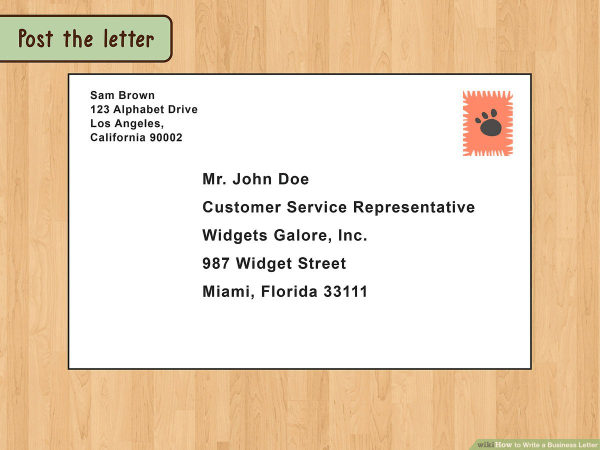
#> input picture document.jpg, 1200 x 900 px (shown at 1/2 size)
$ python pro35.py
#> lines starting #> are read from the running program, lines starting #| are printed output that depends on the picture
import cv2

def showImage(img,name="Image"):
    cv2.imshow(name,img)
    cv2.waitKey(0)

img = cv2.imread('document.jpg')
#> img is the input picture: shape (900, 1200, 3); mean B, G, R 189.1, 214.3, 235.3
showImage(img,"Main Image")

showImage(cv2.line(img.copy(),(100,100),(300,300),(0,0,255),2),"Line Image")
#> call 2 of showImage, with name = 'Line Image'
#> in showImage (call 2), `cv2.imshow(name,img)`:
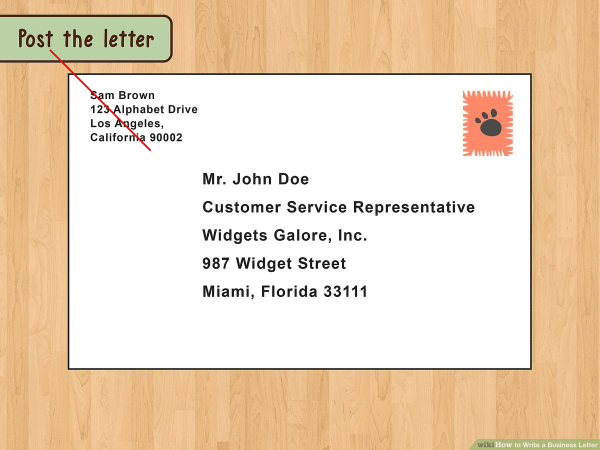
#> window 'Line Image': shape (900, 1200, 3) (shown at 1/2 size); mean B, G, R 188.9, 214.1, 235.3
showImage(cv2.arrowedLine(img.copy(),(300,300),(600,300),(0,255,0),3),"Arrow segment")
#> call 3 of showImage, with name = 'Arrow segment'
#> in showImage (call 3), `cv2.imshow(name,img)`:
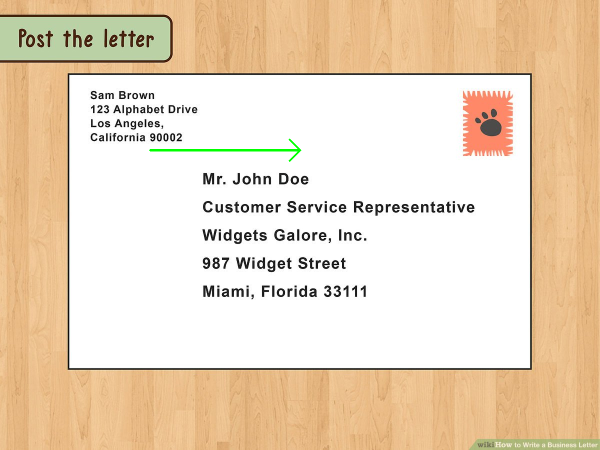
#> window 'Arrow segment': shape (900, 1200, 3) (shown at 1/2 size); mean B, G, R 188.7, 214.3, 234.9
showImage(cv2.ellipse(img.copy(),(600,600),(200,50),90,0,270,(255,0,0),-1),"Eclipse")
#> call 4 of showImage, with name = 'Eclipse'
#> in showImage (call 4), `cv2.imshow(name,img)`:
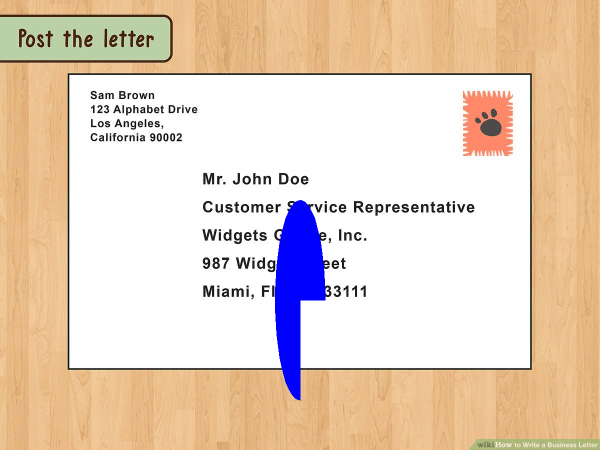
#> window 'Eclipse': shape (900, 1200, 3) (shown at 1/2 size); mean B, G, R 189.8, 209.3, 230.3
showImage(cv2.circle(img.copy(),(600,600),100,(0,255,255),3),"Circle")
#> in showImage (call 5), `cv2.imshow(name,img)`:
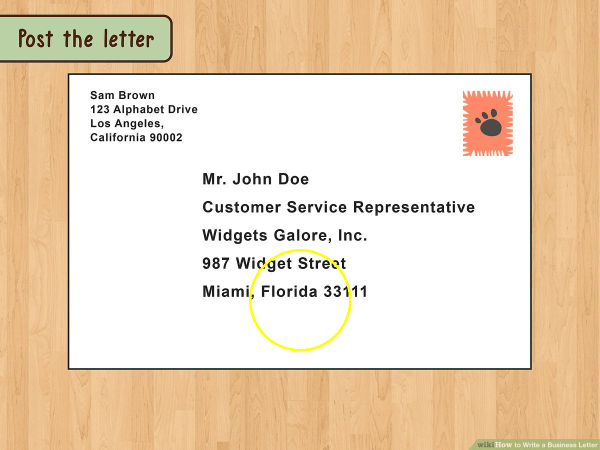
#> window 'Circle': shape (900, 1200, 3) (shown at 1/2 size); mean B, G, R 188.4, 214.3, 235.3
showImage(cv2.rectangle(img.copy(),(300,300),(600,600),(255,255,0),3),"Rectangle")
#> in showImage (call 6), `cv2.imshow(name,img)`:
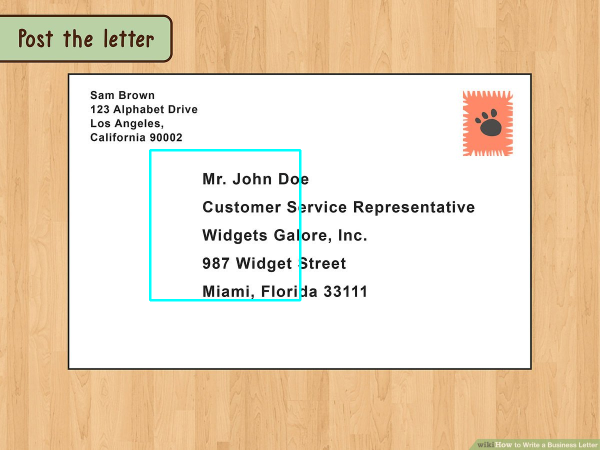
#> window 'Rectangle': shape (900, 1200, 3) (shown at 1/2 size); mean B, G, R 189.1, 214.4, 233.9
showImage(cv2.putText(img,"Hello World!",(400,600),cv2.FONT_HERSHEY_SCRIPT_COMPLEX,4,(255,0,255),3),"Text eleving")
#> in showImage (call 7), `cv2.imshow(name,img)`:
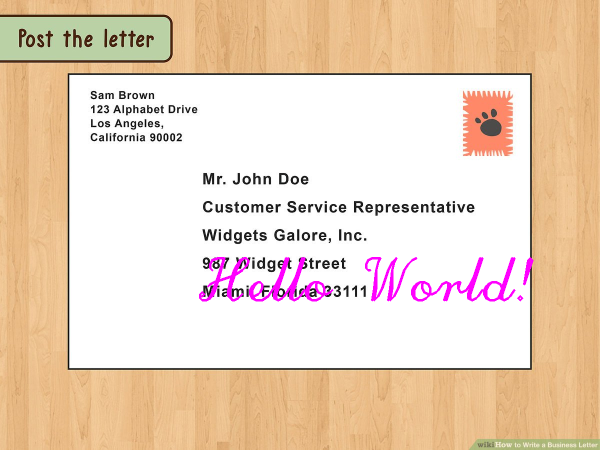
#> window 'Text eleving': shape (900, 1200, 3) (shown at 1/2 size); mean B, G, R 189.3, 211.5, 235.5

cv2.destroyAllWindows()

$ run again, with bit1.jpg copied over document.jpg
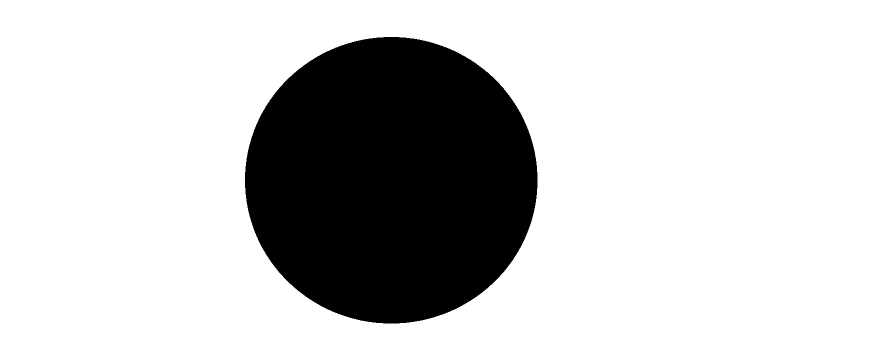
#> input picture bit1.jpg, 1742 x 727 px (shown at 1/2 size)
#> img is the input picture: shape (727, 1742, 3); min 0, max 255, mean 202
#> in showImage (call 4), `cv2.imshow(name,img)`:
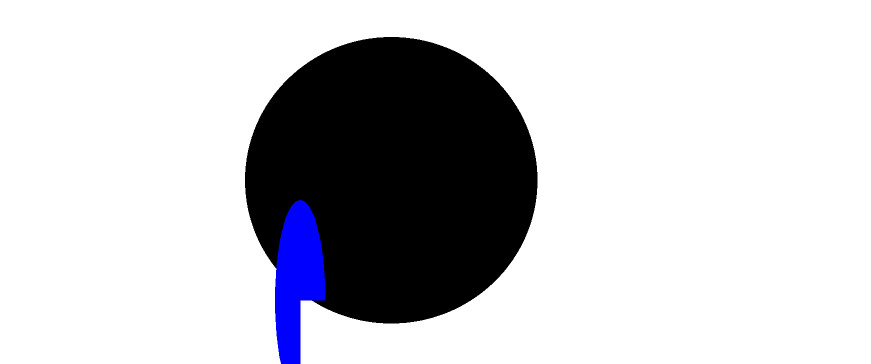
#> window 'Eclipse': shape (727, 1742, 3) (shown at 1/2 size); mean B, G, R 204.8, 200.4, 200.4
#> in showImage (call 7), `cv2.imshow(name,img)`:
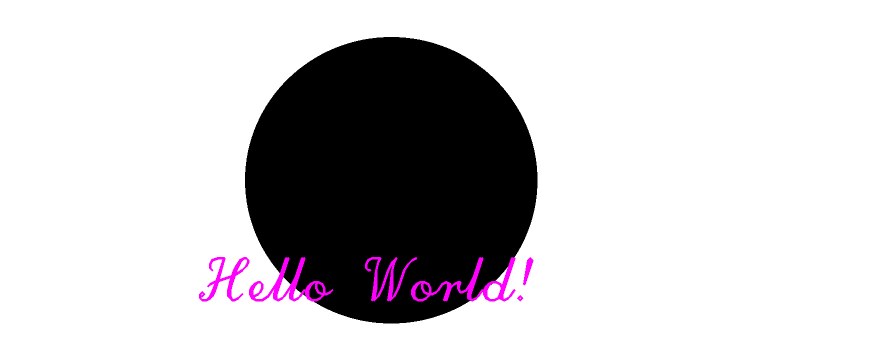
#> window 'Text eleving': shape (727, 1742, 3) (shown at 1/2 size); mean B, G, R 203.4, 200.8, 203.4
